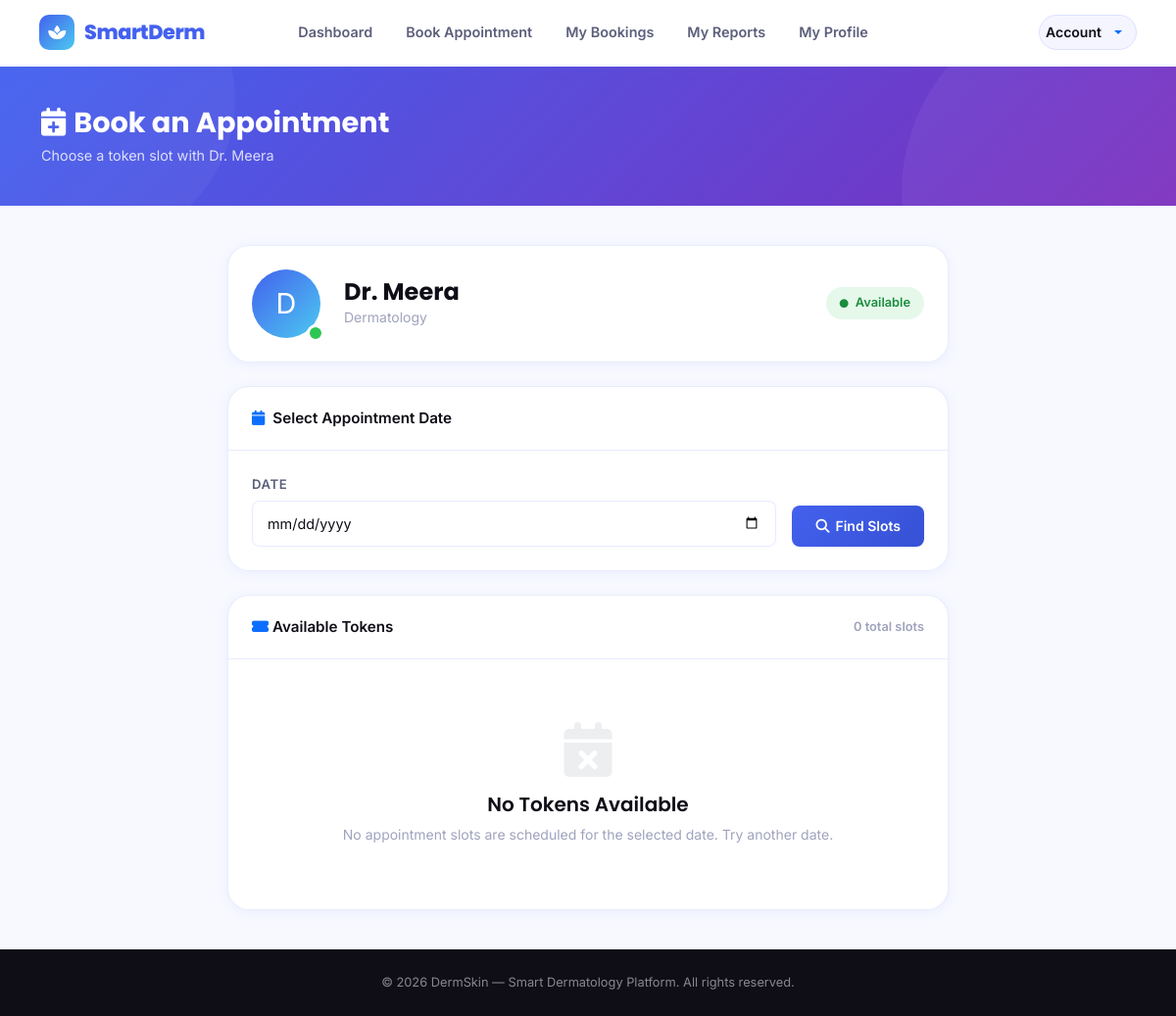
The page /book_appointment/4/ (signed in) on the database as committed earlier.
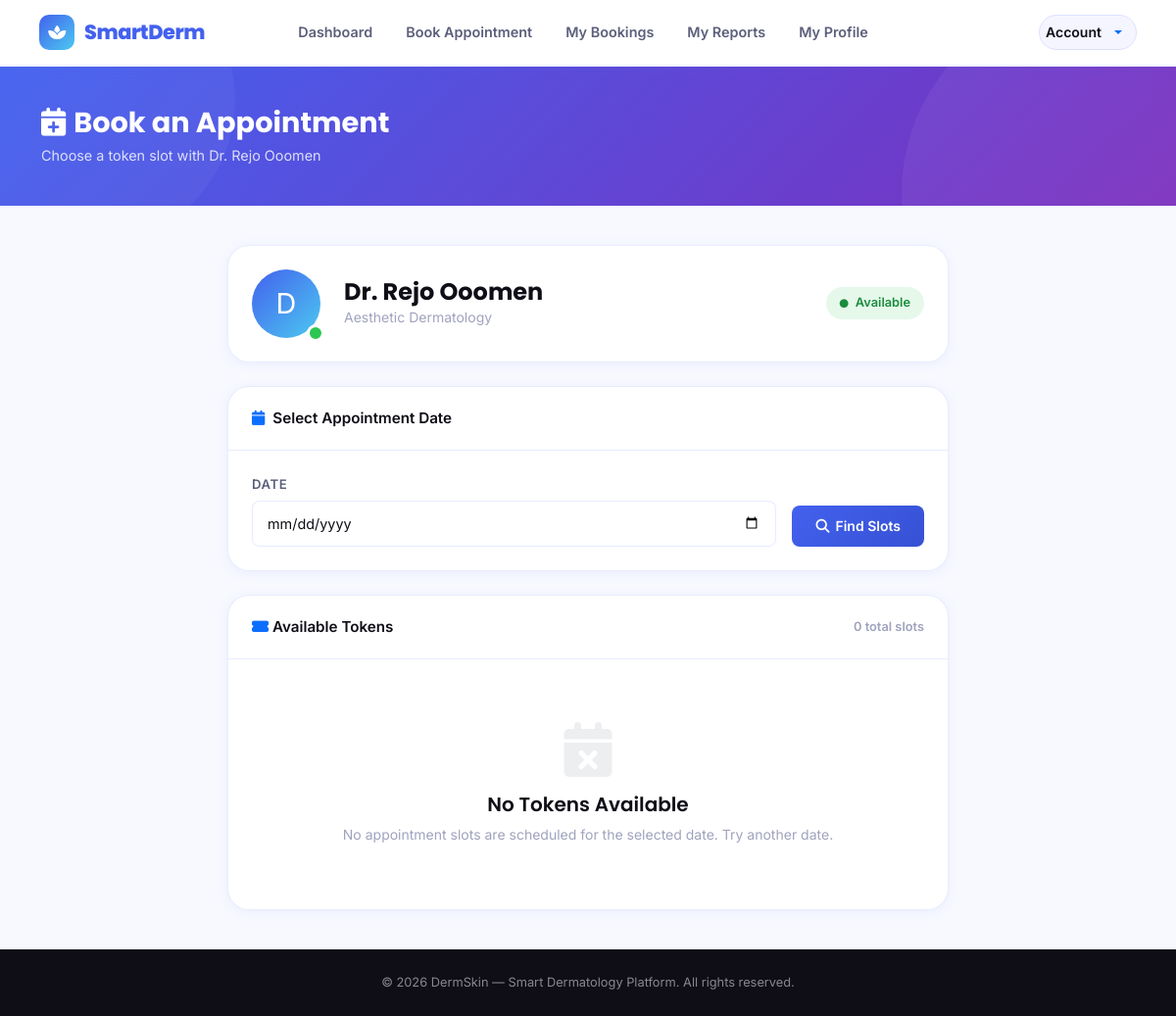
The same page on the database as committed later.
### clinicadmin/models.py (models this page shows)
class tbl_doctor(models.Model):
    name=models.CharField(max_length=20)
    age=models.IntegerField()
    gender=models.CharField(max_length=10)
    profile_picture=models.ImageField(upload_to='doctor_profiles/', blank=True, null=True)
    email=models.EmailField(max_length=128,unique=True)
    phone_number=models.CharField(max_length=20)
    address=models.TextField()
    identification=models.ImageField(upload_to='doctor_id_proofs/', blank=True, null=True)
    specialization=models.CharField(max_length=30)
    qualification = models.CharField(max_length=50, blank=True, null=True)
    medical_registration_number=models.CharField(max_length=20,unique=True)
    password=models.CharField(max_length=128,blank=True)

### patient/views.py (the view, shortened to what this page needs)
# urls.py: path('book_appointment/<int:doctor_id>/', views.book_appointment, name='book_appointment'),
def book_appointment(request, doctor_id):
    patient_id = request.session.get('pid')
    if not patient_id:
        return redirect('webguest:login')
    doctor = get_object_or_404(tbl_doctor, id=doctor_id)
    selected_date = request.GET.get('appointment_date')
    tokens = None   # No tokens initially
    is_on_leave = False
    context = {
        'doctor': doctor,
        'tokens': tokens,
        'selected_date': selected_date,
        'today': date.today(),
        'is_on_leave': is_on_leave
    }
    return render(request, 'patient/booking_appointment.html', context)

### patient/Templates/patient/booking_appointment.html (shortened to what the changed rows need)
{% extends 'base/header.html' %}
{% block content %}
<div class="page-banner">
    <div class="container position-relative" style="z-index:1">
        <h1><i class="fas fa-calendar-plus me-2"></i>Book an Appointment</h1>
        <p>Choose a token slot with {{ doctor.name }}</p>
    </div>
</div>
<div class="page-wrapper">
<div class="container">
<div class="row justify-content-center">
<div class="col-lg-8" data-aos="fade-up">
    <div class="ds-card mb-4">
        <div class="ds-card-body">
            <div class="d-flex align-items-center gap-4">
                <div style="width:70px;height:70px;border-radius:50%;background:linear-gradient(135deg,var(--primary),var(--secondary));display:flex;align-items:center;justify-content:center;font-size:1.8rem;color:white;flex-shrink:0;position:relative;">
                    {{ doctor.name|slice:":1"|upper }}
                    <span style="position:absolute;bottom:-4px;right:-4px;width:18px;height:18px;background:var(--success);border:3px solid white;border-radius:50%;"></span>
                </div>
                <div>
                    <h4 style="font-family:var(--font-display);font-weight:700;margin:0;">{{ doctor.name }}</h4>
                    <p style="color:var(--text-muted);margin:0;font-size:0.875rem;">{{ doctor.specialization }}</p>
                </div>
                <span style="margin-left:auto;background:rgba(45,198,83,0.12);color:#1a8c3d;padding:6px 14px;border-radius:20px;font-size:0.8rem;font-weight:600;">
                    <i class="fas fa-circle me-1" style="font-size:0.55rem;"></i> Available
                </span>
            </div>
        </div>
    </div>
</div>
</div>
</div>
</div>
{% endblock %}

Rows that differ between the two databases and show on the page:
changed tbl_doctor: name "Dr. Meera" → "Dr. Rejo Ooomen"; specialization "Dermatology" → "Aesthetic Dermatology"
